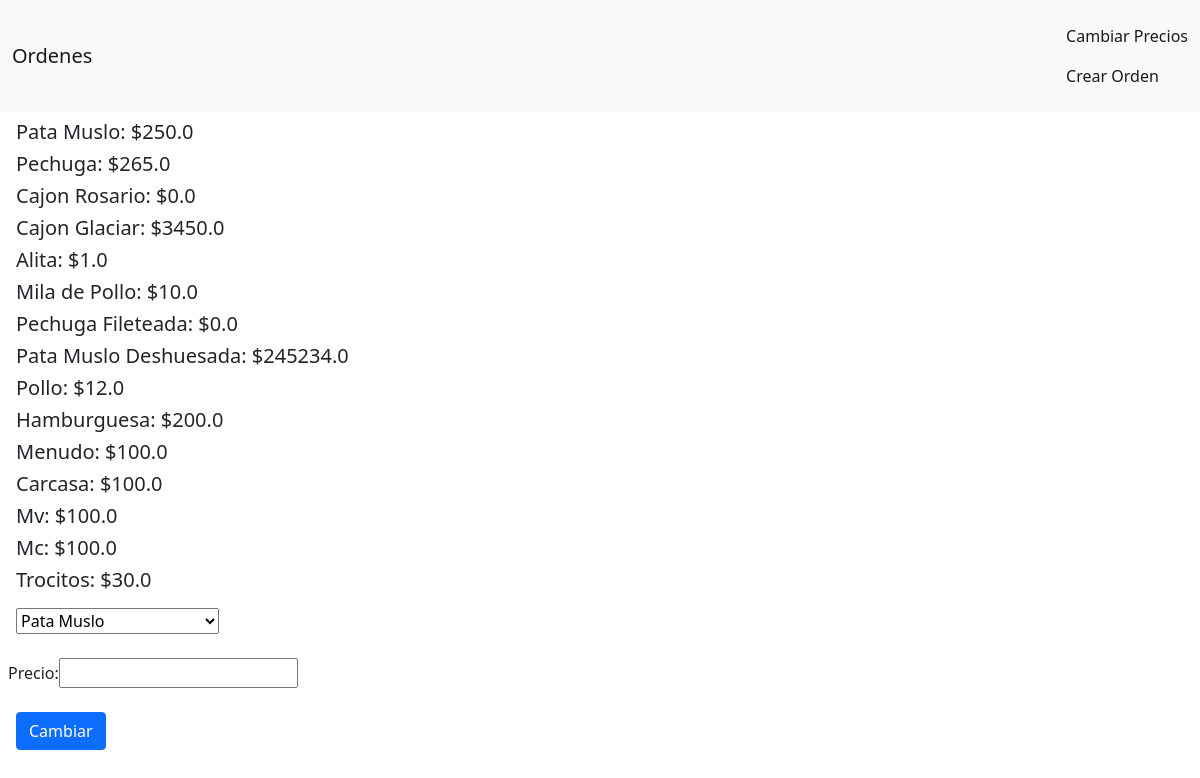
Page /cambio_precios on the committed database.
### precios/models.py (models this page shows, shortened)
class Producto(models.Model):
    nombre = models.CharField(max_length=64)
    abrev = models.CharField(max_length=20)
    precio = models.FloatField(validators=[min_value])

### precios/views.py (the view)
# urls.py: path("cambio_precios", views.cambio_precios, name="cambio_precios"),
def cambio_precios(request, msj=None):
    productos = Producto.objects.all()
    if request.method == "POST":
        form = ProductoForm(request.POST)
        id = request.POST["productos"]
        if form.is_valid():
            precio = form.cleaned_data["precio"]
            producto = Producto.objects.get(pk=id)
            producto.precio = precio
            producto.save()
            return redirect(reverse("cambio_precios", kwargs={"msj": f"cambio el precio de {producto.nombre} por ${precio}"}))
        return render(request, "precios/cambio_precios.html", {"form": form, "productos": productos})
    else:
        form_producto = ProductoForm()
        return render(request, "precios/cambio_precios.html", {"form": form_producto, "productos": productos, "msj": msj})

### precios/views.py
class ProductoForm(ModelForm):
    class Meta:
        model = Producto
        fields = ["precio"]

### precios/templates/precios/cambio_precios.html (shortened to what this page needs)
{% extends 'precios/layout.html' %}
{% block body %}
    <form class="m-2" action"{% url 'cambio_precios' %}" method="POST">
        {% for producto in productos %}
            <h5 class="m-2">{{producto.nombre}}: ${{producto.precio}}</h5>
        {% endfor %}
        <select class="m-2" name="productos">
            {% for producto in productos %}
            <option value="{{producto.pk}}">{{producto.nombre}}</option>
            {% endfor %}
        </select>
        {{ form }}
    <button class="m-2 btn btn-primary" type="submit">Cambiar</button>
{% endblock body %}

### precios/templates/precios/layout.html (shortened to what this page needs)
{% load static %}
<!DOCTYPE html>
<html lang="en">
    <head>
        <link href="https://cdn.jsdelivr.net/npm/bootstrap@5.1.0/dist/css/bootstrap.min.css" rel="stylesheet">
        <link href="{% static 'precios/styles.css' %}" rel="stylesheet">
    </head>
    <body>
        <nav class="navbar navbar-light bg-light">
            <div class="container-fluid">
                <a class="navbar-brand" href="{% url 'index' %}">Ordenes</a>
                <div class="navbar" id="navbarSupportedContent">
                <ul class="navbar-nav me-auto mb-2 mb-lg-0">
                    <li class="nav-item">
                        <a class="nav-link active" aria-current="page" href="{% url 'cambio_precios' %}">Cambiar Precios</a>
                    </li>
                    <li class="nav-item">
                        <a class="nav-link active" aria-current="page" href="{% url 'crear_orden' %}">Crear Orden</a>
                    </li>
                </ul>
                </div>
            </div>
        </nav>
        <div class="block-body">
            {% block body %}
            {% endblock body %}
    </body>
</html>

### rows in the picture
Producto: nombre "Pata Muslo", precio "250.0"
Producto: nombre "Pechuga", precio "265.0"
Producto: nombre "Cajon Rosario", precio "0.0"
Producto: nombre "Cajon Glaciar", precio "3450.0"
Producto: nombre "Alita", precio "1.0"
Producto: nombre "Mila de Pollo", precio "10.0"
Producto: nombre "Pechuga Fileteada", precio "0.0"
Producto: nombre "Pata Muslo Deshuesada", precio "245234.0"
Producto: nombre "Pollo", precio "12.0"
Producto: nombre "Hamburguesa", precio "200.0"
Producto: nombre "Menudo", precio "100.0"
Producto: nombre "Carcasa", precio "100.0"
Producto: nombre "Mv", precio "100.0"
Producto: nombre "Mc", precio "100.0"
Producto: nombre "Trocitos", precio "30.0"

### other values in the picture
form field productos "Pata Muslo"
